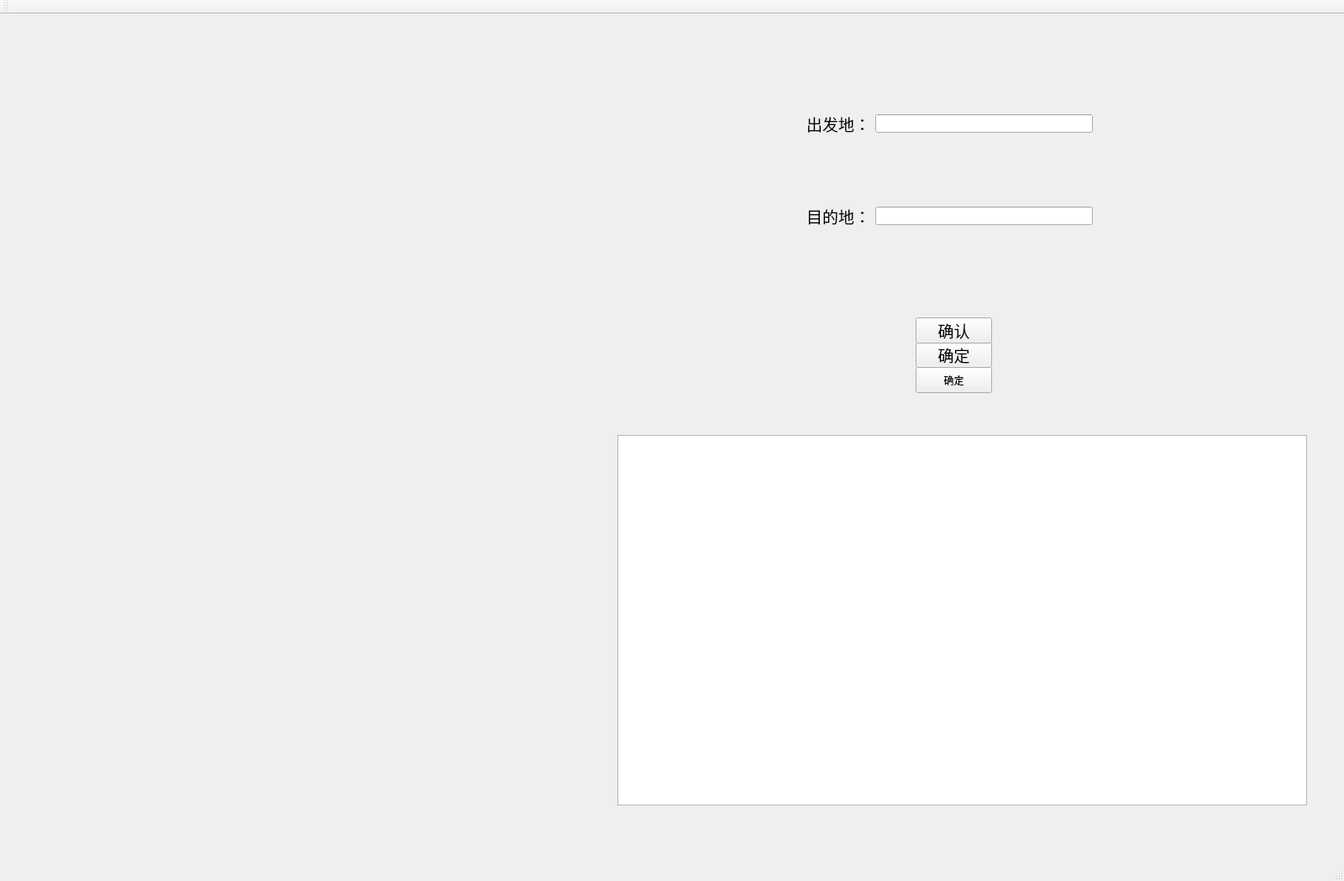
<?xml version="1.0" encoding="UTF-8"?>
<ui version="4.0">
 <class>map</class>
 <widget class="QMainWindow" name="map">
  <property name="geometry">
   <rect>
    <x>0</x>
    <y>0</y>
    <width>1600</width>
    <height>1049</height>
   </rect>
  </property>
  <property name="minimumSize">
   <size>
    <width>1600</width>
    <height>1000</height>
   </size>
  </property>
  <property name="maximumSize">
   <size>
    <width>1600</width>
    <height>1049</height>
   </size>
  </property>
  <property name="windowTitle">
   <string>map</string>
  </property>
  <widget class="QWidget" name="centralWidget">
   <property name="minimumSize">
    <size>
     <width>1600</width>
     <height>1000</height>
    </size>
   </property>
   <property name="maximumSize">
    <size>
     <width>1600</width>
     <height>1000</height>
    </size>
   </property>
   <widget class="QWidget" name="widget_4" native="true">
    <property name="geometry">
     <rect>
      <x>680</x>
      <y>40</y>
      <width>901</width>
      <height>291</height>
     </rect>
    </property>
    <layout class="QVBoxLayout" name="verticalLayout">
     <item>
      <spacer name="verticalSpacer_2">
       <property name="orientation">
        <enum>Qt::Vertical</enum>
       </property>
       <property name="sizeHint" stdset="0">
        <size>
         <width>20</width>
         <height>40</height>
        </size>
       </property>
      </spacer>
     </item>
     <item>
      <widget class="QWidget" name="widget_2" native="true">
       <layout class="QHBoxLayout" name="horizontalLayout_2">
        <item>
         <spacer name="horizontalSpacer_4">
          <property name="orientation">
           <enum>Qt::Horizontal</enum>
          </property>
          <property name="sizeHint" stdset="0">
           <size>
            <width>40</width>
            <height>20</height>
           </size>
          </property>
         </spacer>
        </item>
        <item>
         <widget class="QLabel" name="label">
          <property name="font">
           <font>
            <family>Agency FB</family>
            <pointsize>14</pointsize>
           </font>
          </property>
          <property name="text">
           <string>出发地：</string>
          </property>
         </widget>
        </item>
        <item>
         <widget class="QLineEdit" name="lineEdit"/>
        </item>
        <item>
         <spacer name="horizontalSpacer_5">
          <property name="orientation">
           <enum>Qt::Horizontal</enum>
          </property>
          <property name="sizeHint" stdset="0">
           <size>
            <width>40</width>
            <height>20</height>
           </size>
          </property>
         </spacer>
        </item>
       </layout>
      </widget>
     </item>
     <item>
      <spacer name="verticalSpacer">
       <property name="orientation">
        <enum>Qt::Vertical</enum>
       </property>
       <property name="sizeHint" stdset="0">
        <size>
         <width>20</width>
         <height>40</height>
        </size>
       </property>
      </spacer>
     </item>
     <item>
      <widget class="QWidget" name="widget_3" native="true">
       <layout class="QHBoxLayout" name="horizontalLayout_4">
        <item>
         <spacer name="horizontalSpacer_6">
          <property name="orientation">
           <enum>Qt::Horizontal</enum>
          </property>
          <property name="sizeHint" stdset="0">
           <size>
            <width>40</width>
            <height>20</height>
           </size>
          </property>
         </spacer>
        </item>
        <item>
         <widget class="QLabel" name="label_3">
          <property name="font">
           <font>
            <family>Agency FB</family>
            <pointsize>14</pointsize>
           </font>
          </property>
          <property name="text">
           <string>目的地：</string>
          </property>
         </widget>
        </item>
        <item>
         <widget class="QLineEdit" name="lineEdit_3"/>
        </item>
        <item>
         <spacer name="horizontalSpacer_7">
          <property name="orientation">
           <enum>Qt::Horizontal</enum>
          </property>
          <property name="sizeHint" stdset="0">
           <size>
            <width>40</width>
            <height>20</height>
           </size>
          </property>
         </spacer>
        </item>
       </layout>
      </widget>
     </item>
     <item>
      <spacer name="verticalSpacer_3">
       <property name="orientation">
        <enum>Qt::Vertical</enum>
       </property>
       <property name="sizeHint" stdset="0">
        <size>
         <width>20</width>
         <height>40</height>
        </size>
       </property>
      </spacer>
     </item>
    </layout>
   </widget>
   <widget class="QListWidget" name="listWidget">
    <property name="geometry">
     <rect>
      <x>735</x>
      <y>501</y>
      <width>821</width>
      <height>441</height>
     </rect>
    </property>
   </widget>
   <widget class="QPushButton" name="pushButton">
    <property name="geometry">
     <rect>
      <x>1090</x>
      <y>390</y>
      <width>91</width>
      <height>31</height>
     </rect>
    </property>
    <property name="font">
     <font>
      <family>Agency FB</family>
      <pointsize>14</pointsize>
     </font>
    </property>
    <property name="text">
     <string>确定</string>
    </property>
   </widget>
   <widget class="QPushButton" name="pushButton_2">
    <property name="geometry">
     <rect>
      <x>1090</x>
      <y>361</y>
      <width>91</width>
      <height>31</height>
     </rect>
    </property>
    <property name="font">
     <font>
      <family>Agency FB</family>
      <pointsize>14</pointsize>
     </font>
    </property>
    <property name="text">
     <string>确认</string>
    </property>
   </widget>
   <widget class="QPushButton" name="pushButton_3">
    <property name="geometry">
     <rect>
      <x>1090</x>
      <y>420</y>
      <width>91</width>
      <height>31</height>
     </rect>
    </property>
    <property name="text">
     <string>确定</string>
    </property>
   </widget>
  </widget>
  <widget class="QMenuBar" name="menuBar">
   <property name="geometry">
    <rect>
     <x>0</x>
     <y>0</y>
     <width>1600</width>
     <height>17</height>
    </rect>
   </property>
  </widget>
  <widget class="QToolBar" name="mainToolBar">
   <attribute name="toolBarArea">
    <enum>TopToolBarArea</enum>
   </attribute>
   <attribute name="toolBarBreak">
    <bool>false</bool>
   </attribute>
  </widget>
  <widget class="QStatusBar" name="statusBar"/>
 </widget>
 <layoutdefault spacing="6" margin="11"/>
 <resources/>
 <connections/>
</ui>
